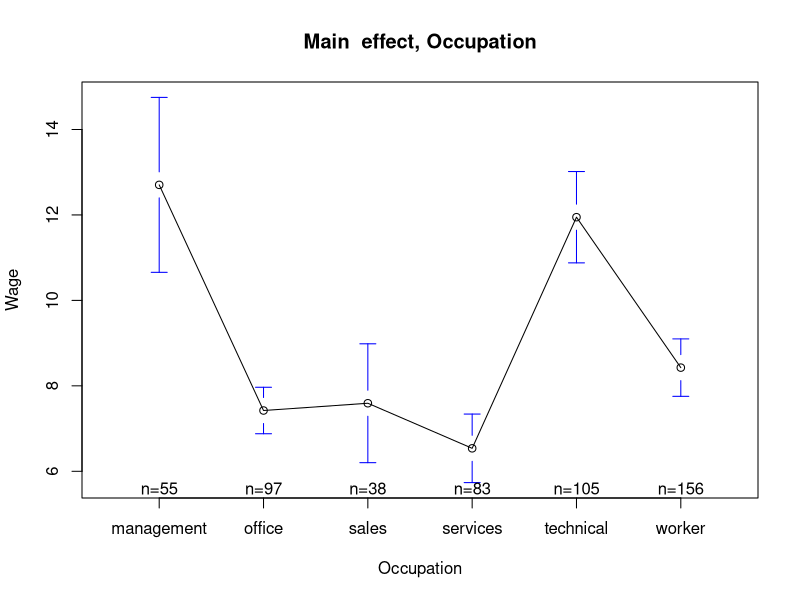
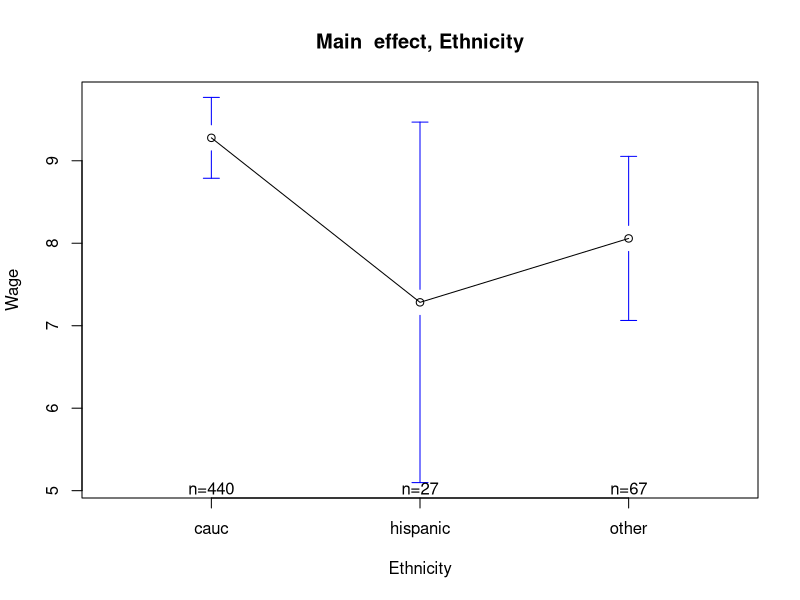
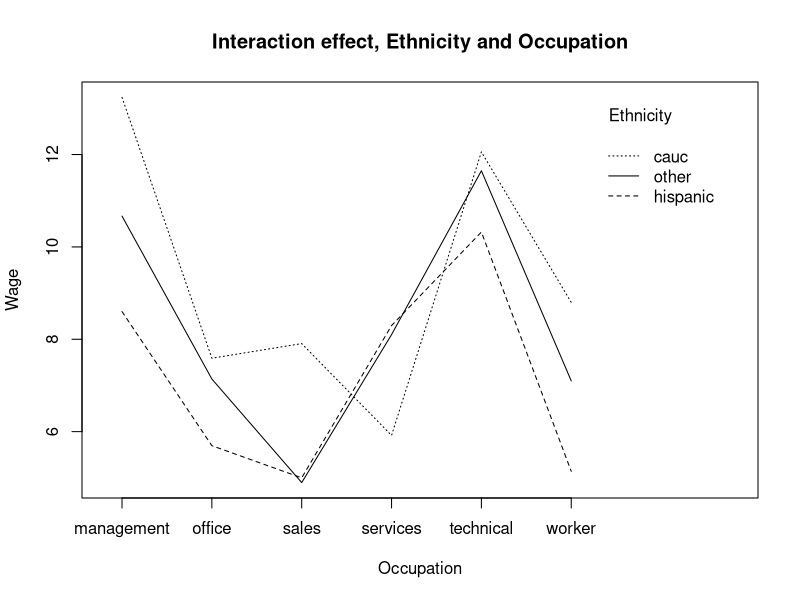

R code for these plots, in order:
## ---- chunk 1
Wage=read.csv('Wage.csv');
library(gplots)
library(lme4)
attach(Wage)
## ---- chunk 2

dim(Wage) # 534 instances (employees) by 3 features
which(is.na(Wage)) #no missing values
str(Wage)


table(Wage$ethn)
table(Wage$occ)


## ---- chunk 3


# Main effect plot for ingredient 1
plotmeans(wage~occupation,data=Wage,xlab="Occupation",ylab="Wage", main="Main  effect, Occupation") 
# Main effect plot for ingredient 2
plotmeans(wage~ethnicity,data=Wage,xlab="Ethnicity",ylab="Wage", main="Main  effect, Ethnicity") 
#Interaction plot
interaction.plot(Wage$occup, Wage$ethnicity, Wage$wage, main="Interaction effect, Ethnicity and Occupation", xlab="Occupation",ylab="Wage", trace.label =  "Ethnicity", xtick = T)

## ---- chunk 4
anova.1 = aov(wage~factor(occupation)*factor(ethnicity), data = Wage )
anova.1$coeff
summary(anova.1)
## ---- chunk 5

round(summary(anova.1)[[1]][2,4],digits=3)

## ---- chunk 6
qf(0.99, 2,526 )

## ---- chunk 7
sessionInfo()
